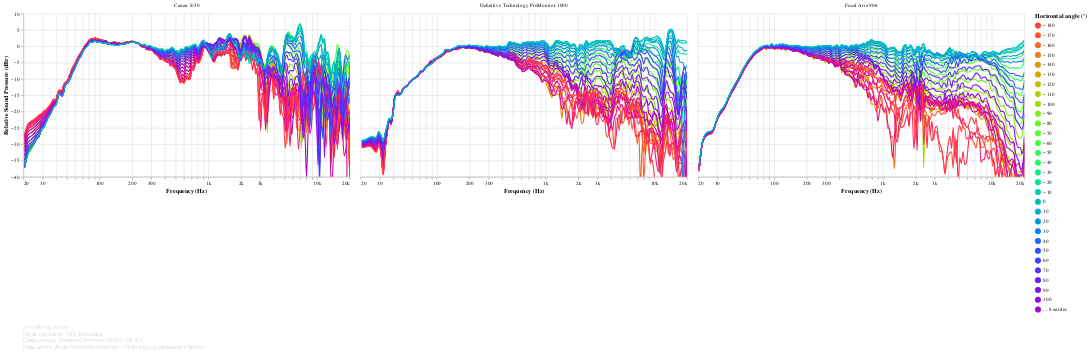

The notebook cell this image was saved under:
### Markdown cell above
Use the slider at the bottom to focus on a specific angle. Note that the slider can be slow to respond, especially if there are many speakers. Double-click the chart to reset.

Keep in mind that these graphs can be shown normalized to flat on-axis by changing the settings in the *Normalization* section above.

### Code cell
#@markdown
def off_axis_angles_chart(direction):
    return conditional_chart(4, lambda: frequency_response_db_chart(
        speakers_fr_ready
            .loc[:, 'SPL ' + direction]
            .pipe(lsx.data.convert_angles)
            .pipe(lambda df: df.pipe(lsx.pd.set_columns, df.columns.map(mapper=lambda column: f'{column:+.0f}')))
            .rename_axis(columns='Angle'),
        lambda chart: lsx.util.pipe(chart
            .transform_calculate(angle=alt.expr.toNumber(alt.datum['key'])),
            lambda chart: lsx.alt.filter_selection(chart, alt.selection_single(
                fields=['angle'],
                bind=alt.binding_range(min=-170, max=180, step=10, name=direction + ' angle selector (°)'),
                clear='dblclick'))
            .encode(
                sound_pressure_yaxis(),
                alt.Color(
                    'angle', title=direction + ' angle (°)', type='quantitative',
                    scale=alt.Scale(scheme='sinebow', domain=(-180, 180)),
                    # We have to explicitly set the legend type to 'gradient' because of https://github.com/vega/vega-lite/issues/6258
                    legend=alt.Legend(type='gradient', gradientLength=300, values=list(range(-180, 180+10, 10))))),
            speaker_facet, speaker_input),
        lambda chart: lsx.alt.interactive_line(chart),
        fold={},
        additional_tooltips=[alt.Tooltip('key', type='nominal', title=direction + ' angle (°)')],
        sidebyside=True
    ))

off_axis_angles_chart('Horizontal')

### Figure 1 — Vega-Lite specification as saved in the notebook (floating-point values rounded to 4 significant figures; data arrays with more than 128 entries replaced by an {"elided": "..."} marker saying what was removed)
{"config": {"view": {"continuousWidth": 400, "continuousHeight": 300, "opacity": 0}}, "vconcat": [{"data": {"name": "data-bbd035c4c8ee925eb104aa919bac589d"}, "facet": {"type": "nominal", "field": "speaker", "title": null}, "spec": {"layer": [{"mark": {"type": "line", "clip": true, "interpolate": "monotone"}, "encoding": {"opacity": {"condition": {"value": 1, "selection": "selector016"}, "value": 0.2}}, "selection": {"selector016": {"type": "multi", "encodings": ["color"], "bind": "legend"}, "selector018": {"type": "interval", "bind": "scales", "encodings": ["x", "y"]}, "selector019": {"type": "single", "fields": ["angle"], "bind": {"input": "range", "max": 180, "min": -170, "name": "Horizontal angle selector (°)", "step": 10}, "clear": "dblclick"}, "selector020": {"type": "single", "fields": ["speaker"], "bind": {"input": "select", "options": [null, "Canon S-50", "Definitive Technology ProMonitor 1000", "Focal Aria 906"], "labels": ["All", "Canon S-50", "Definitive Technology ProMonitor 1000", "Focal Aria 906"], "name": "Speaker: "}}}}, {"mark": {"type": "circle", "clip": true, "size": 100}, "encoding": {"fillOpacity": {"condition": {"value": 0.3, "selection": "selector017"}, "value": 0}}, "selection": {"selector017": {"type": "single", "on": "mouseover", "clear": "mouseout", "empty": "none", "encodings": ["x", "y"]}}}], "encoding": {"color": {"type": "quantitative", "field": "angle", "legend": {"gradientLength": 300, "type": "gradient", "values": [-180, -170, -160, -150, -140, -130, -120, -110, -100, -90, -80, -70, -60, -50, -40, -30, -20, -10, 0, 10, 20, 30, 40, 50, 60, 70, 80, 90, 100, 110, 120, 130, 140, 150, 160, 170, 180]}, "scale": {"domain": [-180, 180], "scheme": "sinebow"}, "title": "Horizontal angle (°)"}, "tooltip": [{"type": "nominal", "field": "key", "title": "Horizontal angle (°)"}, {"type": "quantitative", "field": "frequency", "format": ".03s", "title": "Frequency (Hz)"}, {"type": "quantitative", "field": "value", "format": ".2f", "title": "Value (dB)"}], "x": {"type": "quantitative", "axis": {"format": "s"}, "field": "frequency", "scale": {"base": 10, "domain": [20, 20000], "nice": false, "type": "log"}, "title": "Frequency (Hz)"}, "y": {"type": "quantitative", "axis": {"grid": true}, "field": "value", "scale": {"domain": [-40, 10]}, "title": ["Relative Sound Pressure (dBr)"]}}, "height": 300, "transform": [{"flatten": ["frequency", "-100", "-10", "-110", "-120", "-130", "-140", "-150", "-160", "-170", "-20", "-30", "-40", "-50", "-60", "-70", "-80", "-90", "+100", "+10", "+110", "+120", "+130", "+140", "+150", "+160", "+170", "+180", "+20", "+30", "+40", "+50", "+60", "+70", "+80", "+90", "+0"]}, {"fold": ["-100", "-10", "-110", "-120", "-130", "-140", "-150", "-160", "-170", "-20", "-30", "-40", "-50", "-60", "-70", "-80", "-90", "+100", "+10", "+110", "+120", "+130", "+140", "+150", "+160", "+170", "+180", "+20", "+30", "+40", "+50", "+60", "+70", "+80", "+90", "+0"]}, {"calculate": "toNumber(datum['key'])", "as": "angle"}, {"filter": {"selection": "selector019"}}], "width": 600}, "transform": [{"filter": {"selection": "selector020"}}]}, {"mark": "text", "height": 1, "title": {"text": ["Smoothing: None", "Mean resolution: 19.5 pts/octave", "Data License: Creative Commons BY-NC-SA 4.0", "Data: amirm, AudioScienceReview.com - Plotted by Loudspeaker Explorer"], "anchor": "start", "color": "gray", "fontSize": 10, "fontWeight": "lighter"}, "width": 600}], "resolve": {"legend": {"color": "independent"}}, "$schema": "https://vega.github.io/schema/vega-lite/v4.8.1.json", "datasets": {"data-bbd035c4c8ee925eb104aa919bac589d": [{"speaker": "Canon S-50", "frequency": {"elided": "194 float values"}, "-100": {"elided": "194 float values"}, "-10": {"elided": "194 float values"}, "-110": {"elided": "194 float values"}, "-120": {"elided": "194 float values"}, "-130": {"elided": "194 float values"}, "-140": {"elided": "194 float values"}, "-150": {"elided": "194 float values"}, "-160": {"elided": "194 float values"}, "-170": {"elided": "194 float values"}, "-20": {"elided": "194 float values"}, "-30": {"elided": "194 float values"}, "-40": {"elided": "194 float values"}, "-50": {"elided": "194 float values"}, "-60": {"elided": "194 float values"}, "-70": {"elided": "194 float values"}, "-80": {"elided": "194 float values"}, "-90": {"elided": "194 float values"}, "+100": {"elided": "194 float values"}, "+10": {"elided": "194 float values"}, "+110": {"elided": "194 float values"}, "+120": {"elided": "194 float values"}, "+130": {"elided": "194 float values"}, "+140": {"elided": "194 float values"}, "+150": {"elided": "194 float values"}, "+160": {"elided": "194 float values"}, "+170": {"elided": "194 float values"}, "+180": {"elided": "194 float values"}, "+20": {"elided": "194 float values"}, "+30": {"elided": "194 float values"}, "+40": {"elided": "194 float values"}, "+50": {"elided": "194 float values"}, "+60": {"elided": "194 float values"}, "+70": {"elided": "194 float values"}, "+80": {"elided": "194 float values"}, "+90": {"elided": "194 float values"}, "+0": {"elided": "194 float values"}}, {"speaker": "Definitive Technology ProMonitor 1000", "frequency": {"elided": "194 float values"}, "-100": {"elided": "194 float values"}, "-10": {"elided": "194 float values"}, "-110": {"elided": "194 float values"}, "-120": {"elided": "194 float values"}, "-130": {"elided": "194 float values"}, "-140": {"elided": "194 float values"}, "-150": {"elided": "194 float values"}, "-160": {"elided": "194 float values"}, "-170": {"elided": "194 float values"}, "-20": {"elided": "194 float values"}, "-30": {"elided": "194 float values"}, "-40": {"elided": "194 float values"}, "-50": {"elided": "194 float values"}, "-60": {"elided": "194 float values"}, "-70": {"elided": "194 float values"}, "-80": {"elided": "194 float values"}, "-90": {"elided": "194 float values"}, "+100": {"elided": "194 float values"}, "+10": {"elided": "194 float values"}, "+110": {"elided": "194 float values"}, "+120": {"elided": "194 float values"}, "+130": {"elided": "194 float values"}, "+140": {"elided": "194 float values"}, "+150": {"elided": "194 float values"}, "+160": {"elided": "194 float values"}, "+170": {"elided": "194 float values"}, "+180": {"elided": "194 float values"}, "+20": {"elided": "194 float values"}, "+30": {"elided": "194 float values"}, "+40": {"elided": "194 float values"}, "+50": {"elided": "194 float values"}, "+60": {"elided": "194 float values"}, "+70": {"elided": "194 float values"}, "+80": {"elided": "194 float values"}, "+90": {"elided": "194 float values"}, "+0": {"elided": "194 float values"}}, {"speaker": "Focal Aria 906", "frequency": {"elided": "194 float values"}, "-100": {"elided": "194 float values"}, "-10": {"elided": "194 float values"}, "-110": {"elided": "194 float values"}, "-120": {"elided": "194 float values"}, "-130": {"elided": "194 float values"}, "-140": {"elided": "194 float values"}, "-150": {"elided": "194 float values"}, "-160": {"elided": "194 float values"}, "-170": {"elided": "194 float values"}, "-20": {"elided": "194 float values"}, "-30": {"elided": "194 float values"}, "-40": {"elided": "194 float values"}, "-50": {"elided": "194 float values"}, "-60": {"elided": "194 float values"}, "-70": {"elided": "194 float values"}, "-80": {"elided": "194 float values"}, "-90": {"elided": "194 float values"}, "+100": {"elided": "194 float values"}, "+10": {"elided": "194 float values"}, "+110": {"elided": "194 float values"}, "+120": {"elided": "194 float values"}, "+130": {"elided": "194 float values"}, "+140": {"elided": "194 float values"}, "+150": {"elided": "194 float values"}, "+160": {"elided": "194 float values"}, "+170": {"elided": "194 float values"}, "+180": {"elided": "194 float values"}, "+20": {"elided": "194 float values"}, "+30": {"elided": "194 float values"}, "+40": {"elided": "194 float values"}, "+50": {"elided": "194 float values"}, "+60": {"elided": "194 float values"}, "+70": {"elided": "194 float values"}, "+80": {"elided": "194 float values"}, "+90": {"elided": "194 float values"}, "+0": {"elided": "194 float values"}}]}}
